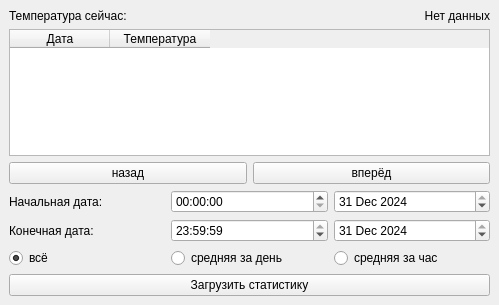
<?xml version="1.0" encoding="UTF-8"?>
<ui version="4.0">
 <class>MainWindow</class>
 <widget class="QMainWindow" name="MainWindow">
  <property name="geometry">
   <rect>
    <x>0</x>
    <y>0</y>
    <width>499</width>
    <height>305</height>
   </rect>
  </property>
  <property name="windowTitle">
   <string>MainWindow</string>
  </property>
  <property name="autoFillBackground">
   <bool>true</bool>
  </property>
  <widget class="QWidget" name="centralwidget">
   <layout class="QGridLayout" name="gridLayout_2">
    <item row="1" column="1">
     <layout class="QHBoxLayout" name="horizontalLayout_2">
      <item>
       <widget class="QLabel" name="label_2">
        <property name="text">
         <string>Начальная дата:</string>
        </property>
       </widget>
      </item>
      <item>
       <widget class="QTimeEdit" name="startTimeEdit">
        <property name="displayFormat">
         <string>HH:mm:ss</string>
        </property>
       </widget>
      </item>
      <item>
       <widget class="QDateEdit" name="startDateEdit">
        <property name="dateTime">
         <datetime>
          <hour>5</hour>
          <minute>0</minute>
          <second>0</second>
          <year>2024</year>
          <month>12</month>
          <day>31</day>
         </datetime>
        </property>
       </widget>
      </item>
     </layout>
    </item>
    <item row="5" column="1">
     <widget class="QPushButton" name="loadStatsButton">
      <property name="text">
       <string>Загрузить статистику</string>
      </property>
     </widget>
    </item>
    <item row="3" column="1">
     <layout class="QHBoxLayout" name="horizontalLayout_5">
      <item>
       <widget class="QRadioButton" name="rb_type_all">
        <property name="text">
         <string>всё</string>
        </property>
        <property name="checked">
         <bool>true</bool>
        </property>
       </widget>
      </item>
      <item>
       <widget class="QRadioButton" name="rb_type_daily">
        <property name="text">
         <string>средняя за день</string>
        </property>
       </widget>
      </item>
      <item>
       <widget class="QRadioButton" name="rb_type_hourly">
        <property name="text">
         <string>средняя за час</string>
        </property>
       </widget>
      </item>
     </layout>
    </item>
    <item row="2" column="1">
     <layout class="QHBoxLayout" name="horizontalLayout_3">
      <item>
       <widget class="QLabel" name="label_3">
        <property name="text">
         <string>Конечная дата:</string>
        </property>
       </widget>
      </item>
      <item>
       <widget class="QTimeEdit" name="endTimeEdit">
        <property name="displayFormat">
         <string>HH:mm:ss</string>
        </property>
        <property name="time">
         <time>
          <hour>23</hour>
          <minute>59</minute>
          <second>59</second>
         </time>
        </property>
       </widget>
      </item>
      <item>
       <widget class="QDateEdit" name="endDateEdit">
        <property name="dateTime">
         <datetime>
          <hour>15</hour>
          <minute>0</minute>
          <second>0</second>
          <year>2024</year>
          <month>12</month>
          <day>31</day>
         </datetime>
        </property>
       </widget>
      </item>
     </layout>
    </item>
    <item row="0" column="1">
     <layout class="QGridLayout" name="gridLayout">
      <item row="6" column="0">
       <layout class="QHBoxLayout" name="horizontalLayout_6">
        <item>
         <widget class="QPushButton" name="btn_prev">
          <property name="text">
           <string>назад</string>
          </property>
         </widget>
        </item>
        <item>
         <widget class="QPushButton" name="btn_next">
          <property name="text">
           <string>вперёд</string>
          </property>
         </widget>
        </item>
       </layout>
      </item>
      <item row="5" column="0">
       <widget class="QTableWidget" name="statisticsTable">
        <property name="columnCount">
         <number>2</number>
        </property>
        <attribute name="horizontalHeaderCascadingSectionResizes">
         <bool>false</bool>
        </attribute>
        <attribute name="horizontalHeaderShowSortIndicator" stdset="0">
         <bool>false</bool>
        </attribute>
        <attribute name="horizontalHeaderStretchLastSection">
         <bool>false</bool>
        </attribute>
        <attribute name="verticalHeaderCascadingSectionResizes">
         <bool>false</bool>
        </attribute>
        <column>
         <property name="text">
          <string>Дата</string>
         </property>
        </column>
        <column>
         <property name="text">
          <string>Температура</string>
         </property>
        </column>
       </widget>
      </item>
      <item row="1" column="0">
       <layout class="QHBoxLayout" name="horizontalLayout_4">
        <item>
         <widget class="QLabel" name="label">
          <property name="text">
           <string>Температура сейчас:</string>
          </property>
          <property name="textFormat">
           <enum>Qt::TextFormat::AutoText</enum>
          </property>
         </widget>
        </item>
        <item>
         <widget class="QLabel" name="currentTemperatureLabel">
          <property name="text">
           <string>Нет данных</string>
          </property>
          <property name="alignment">
           <set>Qt::AlignmentFlag::AlignRight|Qt::AlignmentFlag::AlignTrailing|Qt::AlignmentFlag::AlignVCenter</set>
          </property>
          <property name="wordWrap">
           <bool>false</bool>
          </property>
         </widget>
        </item>
       </layout>
      </item>
     </layout>
    </item>
   </layout>
  </widget>
 </widget>
 <resources/>
 <connections/>
</ui>
